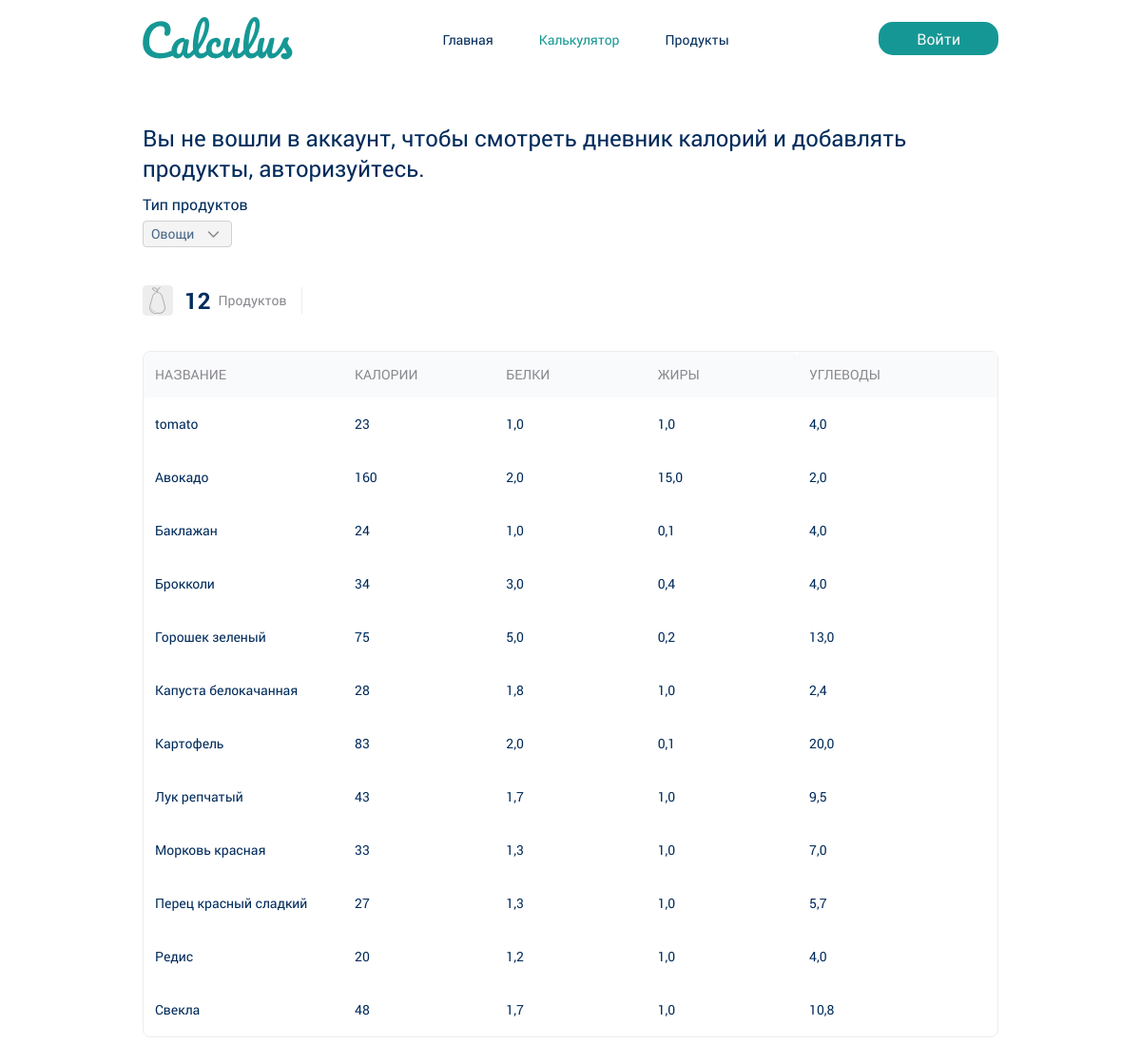
Page /calc/ on the earlier database version.
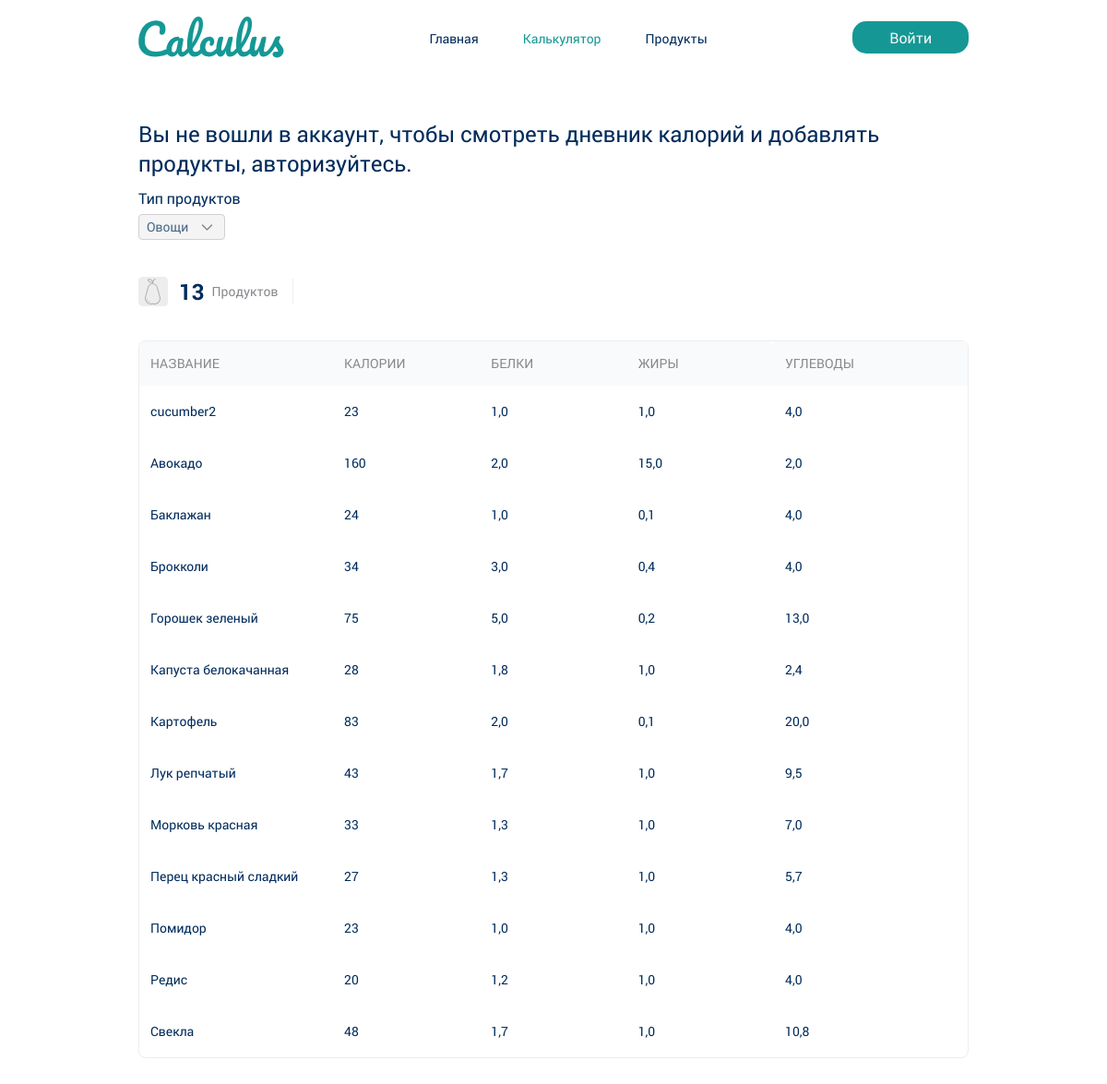
Same page on the later database version.
### main/models.py (models this page shows, shortened)
class Vegetable(models.Model):
    name = models.CharField(max_length=200, verbose_name='Название')
    calories = models.IntegerField(verbose_name='Калории')
    proteins = models.FloatField(verbose_name='Белки')
    fats = models.FloatField(verbose_name='Жиры')
    carbohydrates = models.FloatField(verbose_name='Углеводы')
    class Meta:
        verbose_name = 'Овощ'
        verbose_name_plural = 'Овощи'
        ordering = ['name']

### main/views.py (the view, shortened to what this page needs)
# urls.py: path('calc/', calculator, name='calculator'),
@ensure_csrf_cookie
def calculator(request):
    if request.method == 'POST':
        body = json.loads(request.body)
        product_id = body.get('product_id', None)
        product_table = body.get('product_table', None)
        if product_id and product_table:
            result = add_product_to_table(request, product_table, product_id)
            return JsonResponse(result)
        return JsonResponse({'status': 'fail'})
    else:
        vegetables = Vegetable.objects.all()
        context = get_context_data(title="Калькулятор", active_url='calculator', products_list=vegetables)
    return render(request, 'main/calc.html', context)

### main/utils.py (called while the page is built)
def get_context_data(**kwargs):
    context = kwargs
    context['menu'] = menu
    return context

### main/templates/main/calc.html (shortened to what the changed rows need)
{% extends 'main/base.html' %}
{% load static %}
{% block content %}
<main>
    {% if user.is_authenticated %}
        <section class="products">
            <div class='container'>
                <h1 class="products__title">Дневник КБЖУ, которые вы сегодня получили:</h1>
                <div class="products__amount">
                    <div class="products__amount-img"><img src="{% static 'main/img/fruit.svg' %}" alt=""></div>
                    <div class="products__amount-num">{{ products_list_len }}</div>
                    <div class="products__amount-name">Продуктов</div>
                </div>
                <table class="products__table">
                    <thead class="products__table-head">
                        <tr class="products__table-row">
                            <th class="products__table-header">Название</th>
                            <th class="products__table-header">Калории</th>
                            <th class="products__table-header">Белки</th>
                            <th class="products__table-header">Жиры</th>
                            <th class="products__table-header">Углеводы</th>
                        </tr>
                    </thead>
                    <tbody class="products__table-body">
                        {% for item in products_list %}
                            <tr id="{{ item.0 }}" class="products__table-row">
                                <td class="products__table-cell">{{ item.1.name }}</td>
                                <td class="products__table-cell">{{ item.1.calories }}</td>
                                <td class="products__table-cell">{{ item.1.proteins }}</td>
                                <td class="products__table-cell">{{ item.1.fats }}</td>
                                <td class="products__table-cell"><div class="products__table-flex-container">{{ item.1.carbohydrates }}<button class="products__table-btn remove-btn">Убрать из дневника</button></div></td>
                            </tr>
                        {% endfor %}
                    </tbody>
                    <tfoot>
                        <tr class="products__table-row">
                            <td class="products__table-cell">Итого</td>
                            <td class="products__table-cell">{{ total.calories }}</td>
                            <td class="products__table-cell">{{ total.proteins }}</td>
                            <td class="products__table-cell">{{ total.fats }}</td>
                            <td class="products__table-cell">{{ total.carbohydrates }}</td>
                        </tr>
                        <tr class="products__table-row">
                            <td class="products__table-cell">Ваша норма</td>
                            <td class="products__table-cell">{{ cpfc.cals }}</td>
                            <td class="products__table-cell">{{ cpfc.proteins }}</td>
                            <td class="products__table-cell">{{ cpfc.fats }}</td>
                            <td class="products__table-cell">{{ cpfc.crbs }}</td>
                        </tr>
                    </tfoot>
                </table>
            </div>
        </section>
        <section class="products">
            <div class="container">
                <h1 class="products__title">Добавить продукт в дневник:</h1>
                <div class="products__select-group">
                    <div class="products__select-item">
                        <label class="products__label" for="products__select">Тип продуктов</label>
                        <div class="products__select">
                            <select id="products__select">
                                <option value="vegs">Овощи</option>
                                <option value="fruits">Фрукты</option>
                                <option value="grains">Крупы</option>
                                <option value="meat">Мясо</option>
                            </select>
                            <span class="focus"></span>
                        </div>
                    </div>
                </div>
                <div class="products__amount">
                    <div class="products__amount-img"><img src="{% static 'main/img/fruit.svg' %}" alt=""></div>
                    <div class="products__amount-num">{{ products_list2.count }}</div>
                    <div class="products__amount-name">Продуктов</div>
                </div>
                <table class="products__table">
                    <thead class="products__table-head">
                        <tr class="products__table-row">
                            <th class="products__table-header">Название</th>
                            <th class="products__table-header">Калории</th>
                            <th class="products__table-header">Белки</th>
                            <th class="products__table-header">Жиры</th>
                            <th class="products__table-header">Углеводы</th>
                        </tr>
                    </thead>
                    <tbody id="vegetables" class="products__table-body">
                        {% for item in products_list2 %}
                            <tr id="{{ item.id }}" class="products__table-row">
                                <td class="products__table-cell">{{ item.name }}</td>
                                <td class="products__table-cell">{{ item.calories }}</td>
                                <td class="products__table-cell">{{ item.proteins }}</td>
                                <td class="products__table-cell">{{ item.fats }}</td>
                                <td class="products__table-cell"><div class="products__table-flex-container">{{ item.carbohydrates }}<button class="products__table-btn add-btn">Добавить в дневник</button></div></td>
                            </tr>
                        {% endfor %}
                    </tbody>
                </table>
            </div>
        </section>
    {% else %}
        <section class="products">
            <div class="container">
                <h1 class="products__title">Вы не вошли в аккаунт, чтобы смотреть дневник калорий и добавлять продукты, авторизуйтесь.</h1>
                <div class="products__select-group">
                    <div class="products__select-item">
                        <label class="products__label" for="products__select">Тип продуктов</label>
                        <div class="products__select">
                            <select id="products__select" disabled>
                                <option value="option_1">Овощи</option>
                            </select>
                        </div>
                    </div>
                </div>
                <div class="products__amount">
                    <div class="products__amount-img"><img src="{% static 'main/img/fruit.svg' %}" alt=""></div>
                    <div class="products__amount-num">{{ products_list.count }}</div>
                    <div class="products__amount-name">Продуктов</div>
                </div>
                <table class="products__table">
                    <thead class="products__table-head">
                        <tr class="products__table-row">
                            <th class="products__table-header">Название</th>
                            <th class="products__table-header">Калории</th>
                            <th class="products__table-header">Белки</th>
                            <th class="products__table-header">Жиры</th>
                            <th class="products__table-header">Углеводы</th>
                        </tr>
                    </thead>
                    <tbody class="products__table-body">
                        {% for item in products_list %}
                            <tr class="products__table-row">
                                <td class="products__table-cell">{{ item.name }}</td>
                                <td class="products__table-cell">{{ item.calories }}</td>
                                <td class="products__table-cell">{{ item.proteins }}</td>
                                <td class="products__table-cell">{{ item.fats }}</td>
                                <td class="products__table-cell"><div class="products__table-flex-container">{{ item.carbohydrates }}</div></td>
                            </tr>
                        {% endfor %}
                    </tbody>
                </table>
            </div>
        </section>
    {% endif %}
</main>
{% endblock %}

Differences in the rows shown:
added Vegetable: name "cucumber2", calories "23", proteins "1,0", fats "1,0", carbohydrates "4,0"
changed Vegetable: name "tomato" → "Помидор"; moves down the list
Other differences:
{{ products_list.count }}: "12" → "13"
